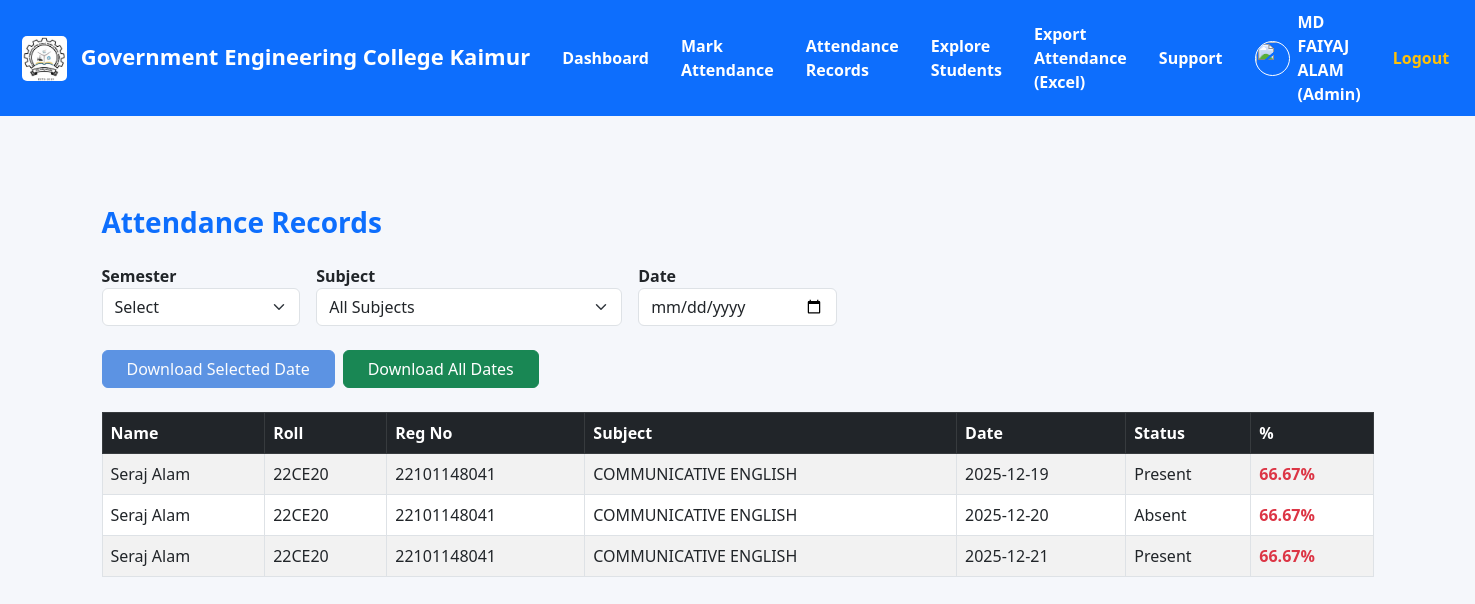
/admin/attendance/records (signed in), run on the app's committed database.
### tables this page shows
CREATE TABLE users (
        id INTEGER PRIMARY KEY AUTOINCREMENT,
        name TEXT NOT NULL,
        email TEXT UNIQUE NOT NULL,
        password TEXT NOT NULL,
        role TEXT NOT NULL,
        department TEXT,
        semester INTEGER,
        roll_no TEXT,
        registration_no TEXT,
        parent_phone TEXT,
        parent_email TEXT,
        admin_branch TEXT,
        photo TEXT,
        created_at TEXT DEFAULT CURRENT_TIMESTAMP
    );

CREATE TABLE subjects (
        id INTEGER PRIMARY KEY AUTOINCREMENT,
        name TEXT NOT NULL,
        department TEXT NOT NULL,
        semester INTEGER NOT NULL
    );

CREATE TABLE attendance (
        id INTEGER PRIMARY KEY AUTOINCREMENT,
        student_id INTEGER NOT NULL,
        subject_id INTEGER NOT NULL,
        semester INTEGER NOT NULL,
        date TEXT NOT NULL,
        status TEXT NOT NULL,
        created_at TEXT DEFAULT CURRENT_TIMESTAMP
    );

### app.py (the view, shortened to what this page needs)
@app.route("/admin/attendance/records")
@login_required(role="admin")
def admin_attendance_records():
    conn = get_db()
    admin_branch = session.get("admin_branch")     # CSE / Civil / Mechanical etc
    sub_branch = request.args.get("sub_branch")    # CSE (Network) / CSE (Cyber Security)
    semester = request.args.get("semester")
    subject_id = request.args.get("subject_id")
    date = request.args.get("date")
    if admin_branch == "CSE":
        final_branch = sub_branch
    else:
        final_branch = admin_branch
    subject_dept = SUBJECT_DEPT_MAP.get(final_branch)
    subjects = []
    query = """
        SELECT
            u.name,
            u.roll_no,
            u.registration_no,
            s.name AS subject,
            a.date,
            a.status,

            ROUND(
                (
                    SELECT COUNT(*)
                    FROM attendance a2
                    WHERE a2.student_id = u.id
                      AND a2.subject_id = a.subject_id
                      AND a2.status = 'Present'
                ) * 100.0
                /
                (
                    SELECT COUNT(*)
                    FROM attendance a3
                    WHERE a3.student_id = u.id
                      AND a3.subject_id = a.subject_id
                ),
            2) AS percentage

        FROM attendance a
        JOIN users u ON u.id = a.student_id
        JOIN subjects s ON s.id = a.subject_id
        WHERE u.department = ?
    """
    params = [final_branch]
    if semester:
        query += " AND a.semester = ?"
        params.append(int(semester))
    if subject_id:
        query += " AND a.subject_id = ?"
        params.append(int(subject_id))
    if date:
        query += " AND a.date = ?"
        params.append(date)
    query += " ORDER BY u.roll_no, a.date"
    records = conn.execute(query, params).fetchall()
    conn.close()
    return render_template(
        "admin_attendance_records.html",
        admin_branch=admin_branch,
        sub_branch=sub_branch,
        semester=semester,
        subject_id=subject_id,
        date=date,
        subjects=subjects,
        records=records
    )

### app.py (called while the page is built)
def get_db():
    conn = sqlite3.connect(DB_NAME)
    conn.row_factory = sqlite3.Row
    return conn

def login_required(role=None):
    def decorator(fn):
        @wraps(fn)
        def wrapper(*args, **kwargs):
            if "user_id" not in session:
                flash("Please login first!", "danger")
                return redirect(url_for("login"))
            if role:
                user_role = session.get("user_role", "")
                if user_role is None or user_role.lower() != role.lower():
                    flash("Access denied!", "danger")
                    return redirect(url_for("login"))
            return fn(*args, **kwargs)
        return wrapper
    return decorator

### templates/admin_attendance_records.html (shortened to what this page needs)
{% extends "base.html" %}
{% block content %}
<div class="container">
    <h3 class="fw-bold text-primary mb-4">Attendance Records</h3>
    <form method="GET" class="row g-3 mb-4">
        <div class="col-md-2">
            <label class="fw-bold">Semester</label>
            <select name="semester" class="form-select" onchange="this.form.submit()">
                <option value="">Select</option>
            </select>
        </div>
        <div class="col-md-3">
            <label class="fw-bold">Subject</label>
            <select name="subject_id" class="form-select" onchange="this.form.submit()">
                <option value="">All Subjects</option>
            </select>
        </div>
        <div class="col-md-2">
            <label class="fw-bold">Date</label>
            <input type="date" name="date" class="form-control" value="{{ date }}" onchange="this.form.submit()">
        </div>
    </form>
    <div class="mb-4 d-flex gap-2 align-items-end">
        <form method="GET" action="{{ url_for('export_attendance_excel') }}">
            <button type="submit" class="btn btn-primary px-4" style="background-color:#0b5ed7;border-color:#0b5ed7;" {%
                if not date %}disabled{% endif %}>
                Download Selected Date
            </button>
        </form>
        <form method="GET" action="{{ url_for('export_attendance_excel') }}">
            <button type="submit" class="btn btn-success px-4">
                Download All Dates
            </button>
        </form>
    </div>
    {% if records %}
    <table class="table table-bordered table-striped">
        <thead class="table-dark">
            <tr>
                <th>Name</th>
                <th>Roll</th>
                <th>Reg No</th>
                <th>Subject</th>
                <th>Date</th>
                <th>Status</th>
                <th>%</th>
            </tr>
        </thead>
        <tbody>
            {% for r in records %}
            <tr>
                <td>{{ r.name }}</td>
                <td>{{ r.roll_no }}</td>
                <td>{{ r.registration_no }}</td>
                <td>{{ r.subject }}</td>
                <td>{{ r.date }}</td>
                <td>{{ r.status }}</td>
                <td class="{% if r['percentage'] >= 75 %}text-success{% else %}text-danger{% endif %} fw-bold">
                    {{ r['percentage'] }}%
                </td>
            </tr>
            {% endfor %}
        </tbody>
    </table>
    {% else %}
    <p class="text-muted">No records found.</p>
    {% endif %}
</div>
{% endblock %}

### templates/base.html (shortened to what this page needs)
<!DOCTYPE html>
<html lang="en">
<head>
    <link href="https://cdn.jsdelivr.net/npm/bootstrap@5.3.0/dist/css/bootstrap.min.css" rel="stylesheet">
</head>
<body>
    <nav class="navbar navbar-expand-lg navbar-dark" style="background:#0d6efd; padding:10px;">
        <div class="container-fluid">
            <a class="navbar-brand fw-bold text-white" href="#">
                <img src="{{ url_for('static', filename='college_logo.png') }}" width="45" height="45" class="me-2"
                    style="border-radius:5px;" alt="College Logo">
                Government Engineering College Kaimur
            </a>
            <div class="collapse navbar-collapse justify-content-end" id="mainNavbar">
                <ul class="navbar-nav align-items-center">
                    {% if session.get('user_role') == 'admin' %}
                    <li class="nav-item mx-2">
                        <a class="nav-link text-white fw-bold" href="{{ url_for('admin_dashboard') }}">
                            Dashboard
                        </a>
                    </li>
                    <li class="nav-item mx-2">
                        <a class="nav-link text-white fw-bold" href="{{ url_for('admin_attendance') }}">
                            Mark Attendance
                        </a>
                    </li>
                    <li class="nav-item mx-2">
                        <a class="nav-link text-white fw-bold" href="{{ url_for('admin_attendance_records') }}">
                            Attendance Records
                        </a>
                    </li>
                    <li class="nav-item mx-2">
                        <a class="nav-link text-white fw-bold" href="{{ url_for('admin_users') }}">
                            Explore Students
                        </a>
                    </li>
                    <li class="nav-item mx-2">
                        <a class="nav-link text-white fw-bold" href="{{ url_for('export_attendance_excel') }}">
                            Export Attendance (Excel)
                        </a>
                    </li>
                    <li class="nav-item mx-2">
                        <a class="nav-link text-white fw-bold" href="{{ url_for('admin_support') }}">
                            Support
                        </a>
                    </li>
                    {% endif %}
                    {% if session.get('user_id') %}
                    <li class="nav-item d-flex align-items-center mx-3">
                        {% if session.get('user_photo') %}
                        <img src="{{ url_for('static',
                            filename='profile_images/' + session['user_photo']) }}" width="35" height="35"
                            class="rounded-circle border border-white me-2">
                        {% else %}
                        <img src="{{ url_for('static', filename='default.png') }}" width="35" height="35"
                            class="rounded-circle border border-white me-2">
                        {% endif %}
                        <span class="text-white fw-bold">
                            {{ session.get('user_name') }}
                            ({{ session.get('user_role')|capitalize }})
                        </span>
                    </li>
                    <li class="nav-item mx-2">
                        <a class="nav-link text-warning fw-bold" href="{{ url_for('logout') }}">
                            Logout
                        </a>
                    </li>
                    {% endif %}
                </ul>
            </div>
        </div>
    </nav>
    <div class="container main-container">
        {% block content %}{% endblock %}
    </div>
</body>
</html>

### templates/base.html (style rules this page uses)
.navbar-brand { font-weight: bold; font-size: 22px; }
.nav-link { font-weight: 500; }
body { background: #f5f7fb; }
.main-container { margin-top: 90px; }

### data on the page
users: name "Seraj Alam", roll_no "22CE20", registration_no "22101148041", subject "COMMUNICATIVE ENGLISH", date "2025-12-19", status "Present", percentage "66.67", date "2025-12-20", status "Absent", date "2025-12-21"

### other printed values
{{ session.get('user_name') }} "MD FAIYAJ ALAM"
{{ session.get('user_role')|capitalize }} "Admin"
